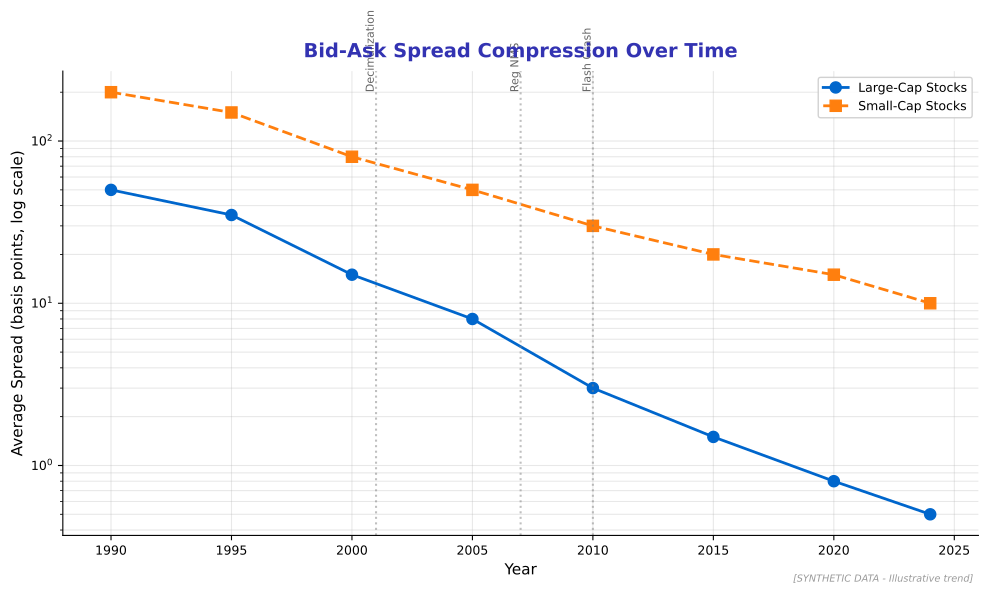

Here is the Python script that generated this plot:
"""
Bid-Ask Spread Evolution
Shows how spreads have compressed over time with electronic trading

Output: bid_ask_spread.pdf
Module: module_04_traditional
Lesson: 41 - Market Microstructure
"""

from pathlib import Path
import matplotlib.pyplot as plt
import numpy as np

plt.rcParams.update({
    'font.size': 10,
    'axes.labelsize': 10,
    'axes.titlesize': 11,
    'xtick.labelsize': 9,
    'ytick.labelsize': 9,
    'legend.fontsize': 9,
    'figure.figsize': (10, 6),
    'figure.dpi': 150
})

MLPURPLE = '#3333B2'
MLBLUE = '#0066CC'
MLORANGE = '#FF7F0E'
MLGREEN = '#2CA02C'

def create_chart():
    fig, ax = plt.subplots(figsize=(10, 6))

    years = [1990, 1995, 2000, 2005, 2010, 2015, 2020, 2024]

    # Average bid-ask spread in basis points for large-cap stocks
    spreads_large_cap = [50, 35, 15, 8, 3, 1.5, 0.8, 0.5]
    spreads_small_cap = [200, 150, 80, 50, 30, 20, 15, 10]

    ax.semilogy(years, spreads_large_cap, 'o-', color=MLBLUE, linewidth=2,
                markersize=8, label='Large-Cap Stocks')
    ax.semilogy(years, spreads_small_cap, 's--', color=MLORANGE, linewidth=2,
                markersize=8, label='Small-Cap Stocks')

    # Add key event annotations
    events = [
        (2001, 'Decimalization'),
        (2007, 'Reg NMS'),
        (2010, 'Flash Crash')
    ]

    for year, event in events:
        ax.axvline(x=year, color='gray', linestyle=':', alpha=0.5)
        ax.text(year, 200, event, rotation=90, va='bottom', ha='right',
                fontsize=8, color='#666666')

    ax.set_xlabel('Year', fontsize=11)
    ax.set_ylabel('Average Spread (basis points, log scale)', fontsize=11)
    ax.set_title('Bid-Ask Spread Compression Over Time', fontsize=14,
                 fontweight='bold', color=MLPURPLE, pad=10)

    ax.legend(loc='upper right', framealpha=0.9)
    ax.grid(True, alpha=0.3, which='both')
    ax.set_xlim(1988, 2026)

    # Remove top and right spines
    ax.spines['top'].set_visible(False)
    ax.spines['right'].set_visible(False)

    fig.text(0.98, 0.02, '[SYNTHETIC DATA - Illustrative trend]',
             fontsize=7, color='#999999', ha='right', style='italic')

    plt.tight_layout()

    output_path = Path(__file__).parent / 'bid_ask_spread.pdf'
    plt.savefig(output_path, format='pdf', dpi=300, bbox_inches='tight')
    plt.close()
    print(f"Chart saved to: {output_path}")
    return output_path

if __name__ == '__main__':
    create_chart()
